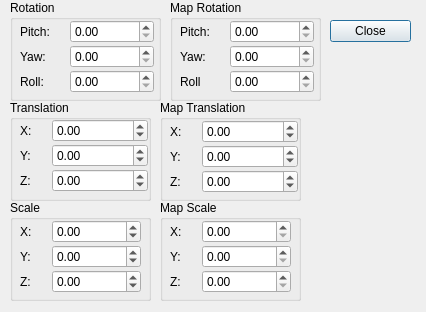
<?xml version="1.0" encoding="UTF-8"?>
<ui version="4.0">
 <class>TransformDialogue</class>
 <widget class="QDialog" name="TransformDialogue">
  <property name="geometry">
   <rect>
    <x>0</x>
    <y>0</y>
    <width>426</width>
    <height>312</height>
   </rect>
  </property>
  <property name="windowTitle">
   <string>Dialog</string>
  </property>
  <widget class="QDialogButtonBox" name="buttonBox">
   <property name="geometry">
    <rect>
     <x>330</x>
     <y>20</y>
     <width>81</width>
     <height>241</height>
    </rect>
   </property>
   <property name="orientation">
    <enum>Qt::Vertical</enum>
   </property>
   <property name="standardButtons">
    <set>QDialogButtonBox::Close</set>
   </property>
  </widget>
  <widget class="QGroupBox" name="groupBox">
   <property name="geometry">
    <rect>
     <x>10</x>
     <y>0</y>
     <width>151</width>
     <height>101</height>
    </rect>
   </property>
   <property name="title">
    <string>Rotation</string>
   </property>
   <widget class="QWidget" name="formLayoutWidget">
    <property name="geometry">
     <rect>
      <x>10</x>
      <y>20</y>
      <width>134</width>
      <height>81</height>
     </rect>
    </property>
    <layout class="QFormLayout" name="formLayout">
     <property name="fieldGrowthPolicy">
      <enum>QFormLayout::AllNonFixedFieldsGrow</enum>
     </property>
     <property name="horizontalSpacing">
      <number>20</number>
     </property>
     <property name="verticalSpacing">
      <number>2</number>
     </property>
     <item row="1" column="1">
      <widget class="QDoubleSpinBox" name="yRot">
       <property name="maximum">
        <double>360.000000000000000</double>
       </property>
      </widget>
     </item>
     <item row="0" column="1">
      <widget class="QDoubleSpinBox" name="xRot">
       <property name="maximum">
        <double>360.000000000000000</double>
       </property>
      </widget>
     </item>
     <item row="0" column="0">
      <widget class="QLabel" name="label">
       <property name="text">
        <string>Pitch:</string>
       </property>
      </widget>
     </item>
     <item row="1" column="0">
      <widget class="QLabel" name="label_2">
       <property name="text">
        <string>Yaw:</string>
       </property>
      </widget>
     </item>
     <item row="2" column="0">
      <widget class="QLabel" name="label_3">
       <property name="text">
        <string>Roll:</string>
       </property>
      </widget>
     </item>
     <item row="2" column="1">
      <widget class="QDoubleSpinBox" name="zRot">
       <property name="maximum">
        <double>360.000000000000000</double>
       </property>
      </widget>
     </item>
    </layout>
   </widget>
  </widget>
  <widget class="QGroupBox" name="groupBox_2">
   <property name="geometry">
    <rect>
     <x>170</x>
     <y>0</y>
     <width>151</width>
     <height>101</height>
    </rect>
   </property>
   <property name="title">
    <string>Map Rotation</string>
   </property>
   <widget class="QWidget" name="formLayoutWidget_2">
    <property name="geometry">
     <rect>
      <x>10</x>
      <y>20</y>
      <width>134</width>
      <height>81</height>
     </rect>
    </property>
    <layout class="QFormLayout" name="formLayout_2">
     <property name="fieldGrowthPolicy">
      <enum>QFormLayout::AllNonFixedFieldsGrow</enum>
     </property>
     <property name="horizontalSpacing">
      <number>20</number>
     </property>
     <property name="verticalSpacing">
      <number>2</number>
     </property>
     <item row="0" column="0">
      <widget class="QLabel" name="label_4">
       <property name="text">
        <string>Pitch:</string>
       </property>
      </widget>
     </item>
     <item row="0" column="1">
      <widget class="QDoubleSpinBox" name="mapXRot">
       <property name="maximum">
        <double>360.000000000000000</double>
       </property>
      </widget>
     </item>
     <item row="1" column="0">
      <widget class="QLabel" name="label_5">
       <property name="text">
        <string>Yaw:</string>
       </property>
      </widget>
     </item>
     <item row="1" column="1">
      <widget class="QDoubleSpinBox" name="mapYRot">
       <property name="maximum">
        <double>360.000000000000000</double>
       </property>
      </widget>
     </item>
     <item row="2" column="0">
      <widget class="QLabel" name="label_6">
       <property name="text">
        <string>Roll</string>
       </property>
      </widget>
     </item>
     <item row="2" column="1">
      <widget class="QDoubleSpinBox" name="mapZRot">
       <property name="maximum">
        <double>360.000000000000000</double>
       </property>
      </widget>
     </item>
    </layout>
   </widget>
  </widget>
  <widget class="QGroupBox" name="groupBox_4">
   <property name="geometry">
    <rect>
     <x>10</x>
     <y>100</y>
     <width>141</width>
     <height>101</height>
    </rect>
   </property>
   <property name="title">
    <string>Translation</string>
   </property>
   <widget class="QWidget" name="formLayoutWidget_4">
    <property name="geometry">
     <rect>
      <x>10</x>
      <y>19</y>
      <width>128</width>
      <height>81</height>
     </rect>
    </property>
    <layout class="QFormLayout" name="formLayout_4">
     <property name="fieldGrowthPolicy">
      <enum>QFormLayout::AllNonFixedFieldsGrow</enum>
     </property>
     <property name="horizontalSpacing">
      <number>20</number>
     </property>
     <property name="verticalSpacing">
      <number>2</number>
     </property>
     <item row="0" column="0">
      <widget class="QLabel" name="label_9">
       <property name="text">
        <string>X:</string>
       </property>
      </widget>
     </item>
     <item row="0" column="1">
      <widget class="QDoubleSpinBox" name="xTr">
       <property name="minimum">
        <double>-1000.000000000000000</double>
       </property>
       <property name="maximum">
        <double>1000.000000000000000</double>
       </property>
      </widget>
     </item>
     <item row="1" column="0">
      <widget class="QLabel" name="label_10">
       <property name="text">
        <string>Y:</string>
       </property>
      </widget>
     </item>
     <item row="1" column="1">
      <widget class="QDoubleSpinBox" name="yTr">
       <property name="minimum">
        <double>-1000.000000000000000</double>
       </property>
       <property name="maximum">
        <double>1000.000000000000000</double>
       </property>
      </widget>
     </item>
     <item row="2" column="0">
      <widget class="QLabel" name="label_11">
       <property name="text">
        <string>Z:</string>
       </property>
      </widget>
     </item>
     <item row="2" column="1">
      <widget class="QDoubleSpinBox" name="zTr">
       <property name="minimum">
        <double>-1000.000000000000000</double>
       </property>
       <property name="maximum">
        <double>1000.000000000000000</double>
       </property>
      </widget>
     </item>
    </layout>
   </widget>
  </widget>
  <widget class="QGroupBox" name="groupBox_5">
   <property name="geometry">
    <rect>
     <x>160</x>
     <y>100</y>
     <width>141</width>
     <height>101</height>
    </rect>
   </property>
   <property name="title">
    <string>Map Translation</string>
   </property>
   <widget class="QWidget" name="formLayoutWidget_5">
    <property name="geometry">
     <rect>
      <x>10</x>
      <y>20</y>
      <width>128</width>
      <height>81</height>
     </rect>
    </property>
    <layout class="QFormLayout" name="formLayout_5">
     <property name="fieldGrowthPolicy">
      <enum>QFormLayout::AllNonFixedFieldsGrow</enum>
     </property>
     <property name="horizontalSpacing">
      <number>20</number>
     </property>
     <property name="verticalSpacing">
      <number>2</number>
     </property>
     <item row="0" column="0">
      <widget class="QLabel" name="label_12">
       <property name="text">
        <string>X:</string>
       </property>
      </widget>
     </item>
     <item row="0" column="1">
      <widget class="QDoubleSpinBox" name="mapXTr">
       <property name="minimum">
        <double>-1000.000000000000000</double>
       </property>
       <property name="maximum">
        <double>1000.000000000000000</double>
       </property>
      </widget>
     </item>
     <item row="1" column="0">
      <widget class="QLabel" name="label_13">
       <property name="text">
        <string>Y:</string>
       </property>
      </widget>
     </item>
     <item row="1" column="1">
      <widget class="QDoubleSpinBox" name="mapYTr">
       <property name="minimum">
        <double>-1000.000000000000000</double>
       </property>
       <property name="maximum">
        <double>1000.000000000000000</double>
       </property>
      </widget>
     </item>
     <item row="2" column="0">
      <widget class="QLabel" name="label_14">
       <property name="text">
        <string>Z:</string>
       </property>
      </widget>
     </item>
     <item row="2" column="1">
      <widget class="QDoubleSpinBox" name="mapZTr">
       <property name="minimum">
        <double>-1000.000000000000000</double>
       </property>
       <property name="maximum">
        <double>1000.000000000000000</double>
       </property>
      </widget>
     </item>
    </layout>
   </widget>
  </widget>
  <widget class="QGroupBox" name="groupBox_6">
   <property name="geometry">
    <rect>
     <x>10</x>
     <y>200</y>
     <width>141</width>
     <height>101</height>
    </rect>
   </property>
   <property name="title">
    <string>Scale</string>
   </property>
   <widget class="QWidget" name="formLayoutWidget_6">
    <property name="geometry">
     <rect>
      <x>10</x>
      <y>20</y>
      <width>121</width>
      <height>81</height>
     </rect>
    </property>
    <layout class="QFormLayout" name="formLayout_6">
     <property name="fieldGrowthPolicy">
      <enum>QFormLayout::AllNonFixedFieldsGrow</enum>
     </property>
     <property name="horizontalSpacing">
      <number>20</number>
     </property>
     <property name="verticalSpacing">
      <number>2</number>
     </property>
     <item row="0" column="0">
      <widget class="QLabel" name="label_15">
       <property name="text">
        <string>X:</string>
       </property>
      </widget>
     </item>
     <item row="0" column="1">
      <widget class="QDoubleSpinBox" name="xScl">
       <property name="minimum">
        <double>-10.000000000000000</double>
       </property>
       <property name="maximum">
        <double>10.000000000000000</double>
       </property>
       <property name="singleStep">
        <double>0.100000000000000</double>
       </property>
      </widget>
     </item>
     <item row="1" column="0">
      <widget class="QLabel" name="label_16">
       <property name="text">
        <string>Y:</string>
       </property>
      </widget>
     </item>
     <item row="1" column="1">
      <widget class="QDoubleSpinBox" name="yScl">
       <property name="minimum">
        <double>-10.000000000000000</double>
       </property>
       <property name="maximum">
        <double>10.000000000000000</double>
       </property>
       <property name="singleStep">
        <double>0.100000000000000</double>
       </property>
      </widget>
     </item>
     <item row="2" column="0">
      <widget class="QLabel" name="label_17">
       <property name="text">
        <string>Z:</string>
       </property>
      </widget>
     </item>
     <item row="2" column="1">
      <widget class="QDoubleSpinBox" name="zScl">
       <property name="minimum">
        <double>-10.000000000000000</double>
       </property>
       <property name="maximum">
        <double>10.000000000000000</double>
       </property>
       <property name="singleStep">
        <double>0.100000000000000</double>
       </property>
      </widget>
     </item>
    </layout>
   </widget>
  </widget>
  <widget class="QGroupBox" name="groupBox_7">
   <property name="geometry">
    <rect>
     <x>160</x>
     <y>200</y>
     <width>141</width>
     <height>101</height>
    </rect>
   </property>
   <property name="title">
    <string>Map Scale</string>
   </property>
   <widget class="QWidget" name="formLayoutWidget_7">
    <property name="geometry">
     <rect>
      <x>10</x>
      <y>20</y>
      <width>121</width>
      <height>81</height>
     </rect>
    </property>
    <layout class="QFormLayout" name="formLayout_7">
     <property name="fieldGrowthPolicy">
      <enum>QFormLayout::AllNonFixedFieldsGrow</enum>
     </property>
     <property name="horizontalSpacing">
      <number>20</number>
     </property>
     <property name="verticalSpacing">
      <number>2</number>
     </property>
     <item row="0" column="0">
      <widget class="QLabel" name="label_18">
       <property name="text">
        <string>X:</string>
       </property>
      </widget>
     </item>
     <item row="0" column="1">
      <widget class="QDoubleSpinBox" name="mapXScl">
       <property name="maximum">
        <double>10.000000000000000</double>
       </property>
       <property name="singleStep">
        <double>0.100000000000000</double>
       </property>
      </widget>
     </item>
     <item row="1" column="0">
      <widget class="QLabel" name="label_19">
       <property name="text">
        <string>Y:</string>
       </property>
      </widget>
     </item>
     <item row="1" column="1">
      <widget class="QDoubleSpinBox" name="mapYScl">
       <property name="maximum">
        <double>10.000000000000000</double>
       </property>
       <property name="singleStep">
        <double>0.100000000000000</double>
       </property>
      </widget>
     </item>
     <item row="2" column="0">
      <widget class="QLabel" name="label_20">
       <property name="text">
        <string>Z:</string>
       </property>
      </widget>
     </item>
     <item row="2" column="1">
      <widget class="QDoubleSpinBox" name="mapZScl">
       <property name="maximum">
        <double>10.000000000000000</double>
       </property>
       <property name="singleStep">
        <double>0.100000000000000</double>
       </property>
      </widget>
     </item>
    </layout>
   </widget>
  </widget>
 </widget>
 <resources/>
 <connections>
  <connection>
   <sender>buttonBox</sender>
   <signal>accepted()</signal>
   <receiver>TransformDialogue</receiver>
   <slot>accept()</slot>
   <hints>
    <hint type="sourcelabel">
     <x>248</x>
     <y>254</y>
    </hint>
    <hint type="destinationlabel">
     <x>157</x>
     <y>274</y>
    </hint>
   </hints>
  </connection>
  <connection>
   <sender>buttonBox</sender>
   <signal>rejected()</signal>
   <receiver>TransformDialogue</receiver>
   <slot>reject()</slot>
   <hints>
    <hint type="sourcelabel">
     <x>316</x>
     <y>260</y>
    </hint>
    <hint type="destinationlabel">
     <x>286</x>
     <y>274</y>
    </hint>
   </hints>
  </connection>
  <connection>
   <sender>xRot</sender>
   <signal>valueChanged(double)</signal>
   <receiver>TransformDialogue</receiver>
   <slot>updateDocument()</slot>
   <hints>
    <hint type="sourcelabel">
     <x>95</x>
     <y>40</y>
    </hint>
    <hint type="destinationlabel">
     <x>199</x>
     <y>149</y>
    </hint>
   </hints>
  </connection>
  <connection>
   <sender>yRot</sender>
   <signal>valueChanged(double)</signal>
   <receiver>TransformDialogue</receiver>
   <slot>updateDocument()</slot>
   <hints>
    <hint type="sourcelabel">
     <x>95</x>
     <y>66</y>
    </hint>
    <hint type="destinationlabel">
     <x>199</x>
     <y>149</y>
    </hint>
   </hints>
  </connection>
  <connection>
   <sender>zRot</sender>
   <signal>valueChanged(double)</signal>
   <receiver>TransformDialogue</receiver>
   <slot>updateDocument()</slot>
   <hints>
    <hint type="sourcelabel">
     <x>95</x>
     <y>92</y>
    </hint>
    <hint type="destinationlabel">
     <x>199</x>
     <y>149</y>
    </hint>
   </hints>
  </connection>
  <connection>
   <sender>mapXRot</sender>
   <signal>valueChanged(double)</signal>
   <receiver>TransformDialogue</receiver>
   <slot>updateDocument()</slot>
   <hints>
    <hint type="sourcelabel">
     <x>229</x>
     <y>40</y>
    </hint>
    <hint type="destinationlabel">
     <x>199</x>
     <y>149</y>
    </hint>
   </hints>
  </connection>
  <connection>
   <sender>mapYRot</sender>
   <signal>valueChanged(double)</signal>
   <receiver>TransformDialogue</receiver>
   <slot>updateDocument()</slot>
   <hints>
    <hint type="sourcelabel">
     <x>229</x>
     <y>66</y>
    </hint>
    <hint type="destinationlabel">
     <x>199</x>
     <y>149</y>
    </hint>
   </hints>
  </connection>
  <connection>
   <sender>mapZRot</sender>
   <signal>valueChanged(double)</signal>
   <receiver>TransformDialogue</receiver>
   <slot>updateDocument()</slot>
   <hints>
    <hint type="sourcelabel">
     <x>229</x>
     <y>92</y>
    </hint>
    <hint type="destinationlabel">
     <x>199</x>
     <y>149</y>
    </hint>
   </hints>
  </connection>
  <connection>
   <sender>xTr</sender>
   <signal>valueChanged(double)</signal>
   <receiver>TransformDialogue</receiver>
   <slot>updateDocument()</slot>
   <hints>
    <hint type="sourcelabel">
     <x>96</x>
     <y>281</y>
    </hint>
    <hint type="destinationlabel">
     <x>204</x>
     <y>195</y>
    </hint>
   </hints>
  </connection>
  <connection>
   <sender>yTr</sender>
   <signal>valueChanged(double)</signal>
   <receiver>TransformDialogue</receiver>
   <slot>updateDocument()</slot>
   <hints>
    <hint type="sourcelabel">
     <x>96</x>
     <y>315</y>
    </hint>
    <hint type="destinationlabel">
     <x>204</x>
     <y>195</y>
    </hint>
   </hints>
  </connection>
  <connection>
   <sender>zTr</sender>
   <signal>valueChanged(double)</signal>
   <receiver>TransformDialogue</receiver>
   <slot>updateDocument()</slot>
   <hints>
    <hint type="sourcelabel">
     <x>96</x>
     <y>349</y>
    </hint>
    <hint type="destinationlabel">
     <x>204</x>
     <y>195</y>
    </hint>
   </hints>
  </connection>
  <connection>
   <sender>mapXTr</sender>
   <signal>valueChanged(double)</signal>
   <receiver>TransformDialogue</receiver>
   <slot>updateDocument()</slot>
   <hints>
    <hint type="sourcelabel">
     <x>246</x>
     <y>282</y>
    </hint>
    <hint type="destinationlabel">
     <x>204</x>
     <y>195</y>
    </hint>
   </hints>
  </connection>
  <connection>
   <sender>mapYTr</sender>
   <signal>valueChanged(double)</signal>
   <receiver>TransformDialogue</receiver>
   <slot>updateDocument()</slot>
   <hints>
    <hint type="sourcelabel">
     <x>246</x>
     <y>315</y>
    </hint>
    <hint type="destinationlabel">
     <x>204</x>
     <y>195</y>
    </hint>
   </hints>
  </connection>
  <connection>
   <sender>mapZTr</sender>
   <signal>valueChanged(double)</signal>
   <receiver>TransformDialogue</receiver>
   <slot>updateDocument()</slot>
   <hints>
    <hint type="sourcelabel">
     <x>246</x>
     <y>348</y>
    </hint>
    <hint type="destinationlabel">
     <x>204</x>
     <y>195</y>
    </hint>
   </hints>
  </connection>
  <connection>
   <sender>xScl</sender>
   <signal>valueChanged(double)</signal>
   <receiver>TransformDialogue</receiver>
   <slot>updateDocument()</slot>
   <hints>
    <hint type="sourcelabel">
     <x>96</x>
     <y>342</y>
    </hint>
    <hint type="destinationlabel">
     <x>204</x>
     <y>207</y>
    </hint>
   </hints>
  </connection>
  <connection>
   <sender>yScl</sender>
   <signal>valueChanged(double)</signal>
   <receiver>TransformDialogue</receiver>
   <slot>updateDocument()</slot>
   <hints>
    <hint type="sourcelabel">
     <x>96</x>
     <y>368</y>
    </hint>
    <hint type="destinationlabel">
     <x>204</x>
     <y>207</y>
    </hint>
   </hints>
  </connection>
  <connection>
   <sender>zScl</sender>
   <signal>valueChanged(double)</signal>
   <receiver>TransformDialogue</receiver>
   <slot>updateDocument()</slot>
   <hints>
    <hint type="sourcelabel">
     <x>96</x>
     <y>394</y>
    </hint>
    <hint type="destinationlabel">
     <x>204</x>
     <y>207</y>
    </hint>
   </hints>
  </connection>
  <connection>
   <sender>mapXScl</sender>
   <signal>valueChanged(double)</signal>
   <receiver>TransformDialogue</receiver>
   <slot>updateDocument()</slot>
   <hints>
    <hint type="sourcelabel">
     <x>246</x>
     <y>342</y>
    </hint>
    <hint type="destinationlabel">
     <x>204</x>
     <y>207</y>
    </hint>
   </hints>
  </connection>
  <connection>
   <sender>mapYScl</sender>
   <signal>valueChanged(double)</signal>
   <receiver>TransformDialogue</receiver>
   <slot>updateDocument()</slot>
   <hints>
    <hint type="sourcelabel">
     <x>246</x>
     <y>368</y>
    </hint>
    <hint type="destinationlabel">
     <x>204</x>
     <y>207</y>
    </hint>
   </hints>
  </connection>
  <connection>
   <sender>mapZScl</sender>
   <signal>valueChanged(double)</signal>
   <receiver>TransformDialogue</receiver>
   <slot>updateDocument()</slot>
   <hints>
    <hint type="sourcelabel">
     <x>246</x>
     <y>394</y>
    </hint>
    <hint type="destinationlabel">
     <x>204</x>
     <y>207</y>
    </hint>
   </hints>
  </connection>
 </connections>
 <slots>
  <slot>updateDocument()</slot>
 </slots>
</ui>
